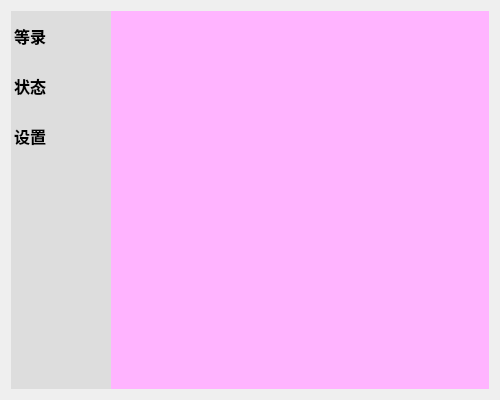
<?xml version="1.0" encoding="UTF-8"?>
<ui version="4.0">
 <class>MyWidget</class>
 <widget class="QWidget" name="MyWidget">
  <property name="geometry">
   <rect>
    <x>0</x>
    <y>0</y>
    <width>500</width>
    <height>400</height>
   </rect>
  </property>
  <property name="minimumSize">
   <size>
    <width>500</width>
    <height>400</height>
   </size>
  </property>
  <property name="maximumSize">
   <size>
    <width>500</width>
    <height>400</height>
   </size>
  </property>
  <property name="windowTitle">
   <string>MyWidget</string>
  </property>
  <layout class="QHBoxLayout" name="horizontalLayout">
   <property name="spacing">
    <number>0</number>
   </property>
   <item>
    <widget class="QListWidget" name="listWidget">
     <property name="minimumSize">
      <size>
       <width>100</width>
       <height>0</height>
      </size>
     </property>
     <property name="maximumSize">
      <size>
       <width>100</width>
       <height>16777215</height>
      </size>
     </property>
     <property name="focusPolicy">
      <enum>Qt::NoFocus</enum>
     </property>
     <property name="styleSheet">
      <string notr="true">QListView{
background-color:#dddddd;
border:none;}

QListView:item{height:50px}

QListView:item:selected{
background-color:white;
color:black;
}

</string>
     </property>
     <item>
      <property name="text">
       <string>等录</string>
      </property>
      <property name="font">
       <font>
        <pointsize>12</pointsize>
        <bold>true</bold>
       </font>
      </property>
     </item>
     <item>
      <property name="text">
       <string>状态</string>
      </property>
      <property name="font">
       <font>
        <pointsize>12</pointsize>
        <bold>true</bold>
       </font>
      </property>
     </item>
     <item>
      <property name="text">
       <string>设置</string>
      </property>
      <property name="font">
       <font>
        <pointsize>12</pointsize>
        <bold>true</bold>
       </font>
      </property>
     </item>
    </widget>
   </item>
   <item>
    <widget class="QTabWidget" name="tabWidget">
     <property name="styleSheet">
      <string notr="true">QTabWidget{border:none}
QTabBar:tab{width:0px;height:0px;}
</string>
     </property>
     <property name="currentIndex">
      <number>0</number>
     </property>
     <property name="tabsClosable">
      <bool>false</bool>
     </property>
     <widget class="QWidget" name="tab">
      <property name="styleSheet">
       <string notr="true">background-color: rgb(255, 180, 255);</string>
      </property>
      <attribute name="title">
       <string>Tab 1</string>
      </attribute>
     </widget>
     <widget class="QWidget" name="tab_2">
      <property name="styleSheet">
       <string notr="true">background-color: rgb(247, 255, 234);</string>
      </property>
      <attribute name="title">
       <string>Tab 2</string>
      </attribute>
     </widget>
     <widget class="QWidget" name="tab_3">
      <property name="styleSheet">
       <string notr="true">background-color: rgb(107, 102, 255);</string>
      </property>
      <attribute name="title">
       <string>页</string>
      </attribute>
     </widget>
    </widget>
   </item>
  </layout>
 </widget>
 <resources/>
 <connections/>
</ui>
